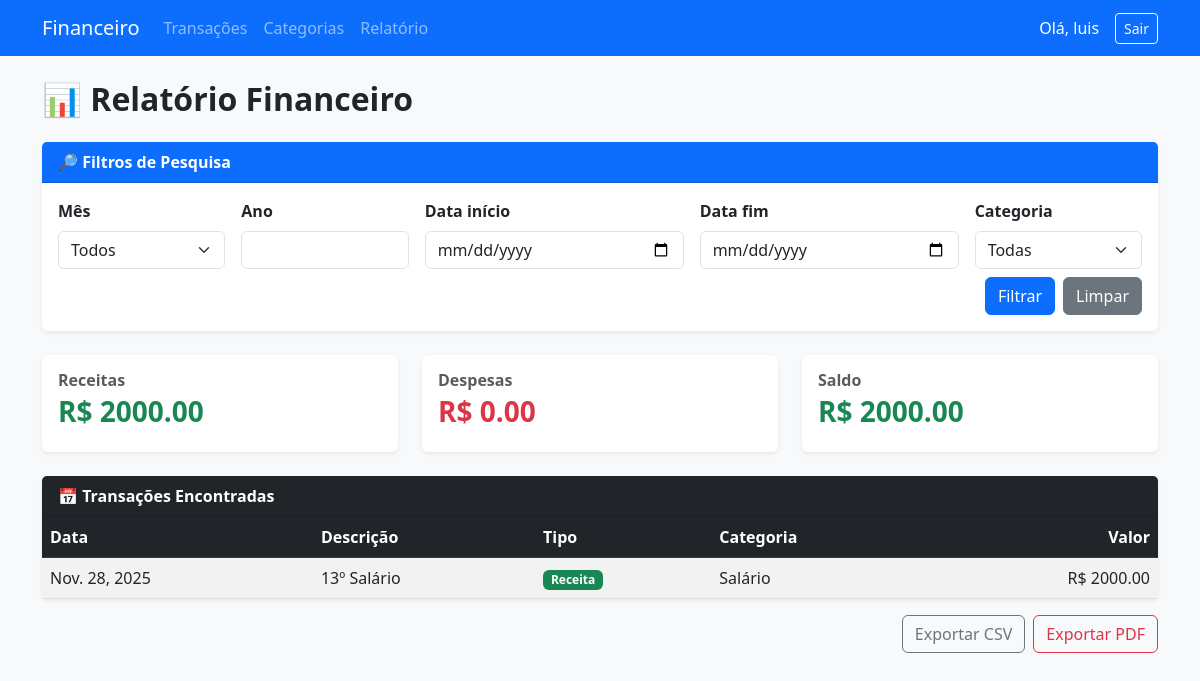
Screenshot of /relatorio/ (signed in) with the database file from the repository.
### transacoes/models.py (models this page shows, shortened)
class Transacao(models.Model):
    TIPO_CHOICES = (
        ("R", "Receita"),
        ("D", "Despesa"),
    )
    descricao = models.CharField(max_length=200)
    valor = models.DecimalField(max_digits=10, decimal_places=2)
    data = models.DateField()
    tipo = models.CharField(max_length=10, choices=TIPO_CHOICES)
    categoria = models.ForeignKey(Categoria, on_delete=models.PROTECT)

### categorias/models.py (models this page shows, shortened)
class Categoria(models.Model):
    STATUS_CHOICES = (
        ("Ativa", "Ativa"),
        ("Inativa", "Inativa"),
        ("Excluída", "Excluída"),
    )
    nome = models.CharField(max_length=100)
    status = models.CharField(max_length=20, choices=STATUS_CHOICES, default="Ativa")

### relatorios/views.py (the view, shortened to what this page needs)
# urls.py: path("relatorio/", include("relatorios.urls")),
@login_required
def relatorio(request):
    transacoes = Transacao.objects.all().order_by("-data")
    mes = request.GET.get("mes")
    ano = request.GET.get("ano")
    data_inicio = request.GET.get("data_inicio") or None
    data_fim = request.GET.get("data_fim") or None
    categoria = request.GET.get("categoria")
    if mes and ano:
        transacoes = transacoes.filter(
            data__month=int(mes),
            data__year=int(ano)
        )
    if data_inicio and data_inicio.strip():
        transacoes = transacoes.filter(data__gte=data_inicio)
    if data_fim and data_fim.strip():
        transacoes = transacoes.filter(data__lte=data_fim)
    if categoria:
        transacoes = transacoes.filter(categoria_id=categoria)
    total_receitas = transacoes.filter(tipo__iexact="R").aggregate(Sum("valor"))['valor__sum'] or 0
    total_despesas = transacoes.filter(tipo__iexact="D").aggregate(Sum("valor"))['valor__sum'] or 0
    saldo = total_receitas - total_despesas
    categorias = Categoria.objects.exclude(status="Excluída")
    return render(request, "relatorios/relatorio.html", {
        "transacoes": transacoes,
        "meses": MESES,
        "categorias": categorias,
        "total_receitas": total_receitas,
        "total_despesas": total_despesas,
        "saldo": saldo
    })

### relatorios/templates/relatorios/relatorio.html (shortened to what this page needs)
{% extends "core/base.html" %}
{% block conteudo %}
<h2 class="mb-4 fw-bold">📊 Relatório Financeiro</h2>
<div class="card shadow-sm border-0 mb-4">
    <div class="card-header bg-primary text-white fw-bold">
        🔎 Filtros de Pesquisa
    </div>
    <div class="card-body">
        <form method="GET" class="row g-3">
            <div class="col-md-2">
                <label class="form-label fw-semibold">Mês</label>
                <select name="mes" class="form-select">
                    <option value="">Todos</option>
                </select>
            </div>
            <div class="col-md-2">
                <label class="form-label fw-semibold">Ano</label>
                <input type="number" name="ano" class="form-control"
                       value="{{ request.GET.ano }}">
            </div>
            <div class="col-md-3">
                <label class="form-label fw-semibold">Data início</label>
                <input type="date" name="data_inicio" class="form-control"
                       value="{{ request.GET.data_inicio }}">
            </div>
            <div class="col-md-3">
                <label class="form-label fw-semibold">Data fim</label>
                <input type="date" name="data_fim" class="form-control"
                       value="{{ request.GET.data_fim }}">
            </div>
            <div class="col-md-2">
                <label class="form-label fw-semibold">Categoria</label>
                <select name="categoria" class="form-select">
                    <option value="">Todas</option>
                </select>
            </div>
            <div class="col-12 d-flex justify-content-end mt-2">
                <button class="btn btn-primary me-2">Filtrar</button>
                <a href="{% url 'relatorio' %}" class="btn btn-secondary">Limpar</a>
            </div>
        </form>
    </div>
</div>
<div class="row mb-4">
    <div class="col-md-4">
        <div class="card shadow-sm border-0 h-100">
            <div class="card-body d-flex justify-content-between align-items-center">
                <div>
                    <h6 class="text-muted mb-1 fw-semibold">Receitas</h6>
                    <h3 class="text-success fw-bold">R$ {{ total_receitas|floatformat:2 }}</h3>
                </div>
            </div>
        </div>
    </div>
    <div class="col-md-4">
        <div class="card shadow-sm border-0 h-100">
            <div class="card-body d-flex justify-content-between align-items-center">
                <div>
                    <h6 class="text-muted mb-1 fw-semibold">Despesas</h6>
                    <h3 class="text-danger fw-bold">R$ {{ total_despesas|floatformat:2 }}</h3>
                </div>
            </div>
        </div>
    </div>
    <div class="col-md-4">
        <div class="card shadow-sm border-0 h-100">
            <div class="card-body d-flex justify-content-between align-items-center">
                <div>
                    <h6 class="text-muted mb-1 fw-semibold">Saldo</h6>
                    <h3 class="fw-bold {% if saldo < 0 %}text-danger{% else %}text-success{% endif %}">
                        R$ {{ saldo|floatformat:2 }}
                    </h3>
                </div>
            </div>
        </div>
    </div>
</div>
<div class="card shadow-sm border-0 mb-3">
    <div class="card-header bg-dark text-white fw-bold">
        📅 Transações Encontradas
    </div>
    <div class="card-body p-0">
        <table class="table table-hover table-striped mb-0">
            <thead class="table-dark">
                <tr>
                    <th>Data</th>
                    <th>Descrição</th>
                    <th>Tipo</th>
                    <th>Categoria</th>
                    <th class="text-end">Valor</th>
                </tr>
            </thead>
            <tbody>
                {% for t in transacoes %}
                <tr>
                    <td>{{ t.data }}</td>
                    <td>{{ t.descricao }}</td>
                    <td>
                        {% if t.tipo == "R" %}
                            <span class="badge bg-success">Receita</span>
                        {% else %}
                            <span class="badge bg-danger">Despesa</span>
                        {% endif %}
                    </td>
                    <td>{{ t.categoria.nome }}</td>
                    <td class="text-end">R$ {{ t.valor|floatformat:2 }}</td>
                </tr>
                {% empty %}
                <tr>
                    <td colspan="5" class="text-center text-muted py-4">
                        Nenhuma transação encontrada.
                    </td>
                </tr>
                {% endfor %}
            </tbody>
        </table>
    </div>
</div>
<div class="d-flex justify-content-end gap-2">
    <a href="?{{ request.GET.urlencode }}&export=csv" class="btn btn-outline-secondary">
        Exportar CSV
    </a>
    <a href="?{{ request.GET.urlencode }}&export=pdf" class="btn btn-outline-danger">
        Exportar PDF
    </a>
</div>
{% endblock %}

### core/templates/core/base.html (shortened to what this page needs)
<!doctype html>
<html lang="pt-br">
<head>
    <link href="https://cdn.jsdelivr.net/npm/bootstrap@5.3.0/dist/css/bootstrap.min.css" rel="stylesheet">
</head>
<body class="bg-light">
    <nav class="navbar navbar-expand-lg navbar-dark bg-primary mb-4">
        <div class="container">
            <a class="navbar-brand" href="/">Financeiro</a>
            <div class="collapse navbar-collapse" id="menuPrincipal">
                {% if user.is_authenticated %}
                <ul class="navbar-nav me-auto">
                    <li class="nav-item">
                        <a class="nav-link" href="{% url 'listar_transacoes' %}">Transações</a>
                    </li>
                    <li class="nav-item">
                        <a class="nav-link" href="{% url 'listar_categorias' %}">Categorias</a>
                    </li>
                    <li class="nav-item">
                        <a class="nav-link" href="{% url 'relatorio' %}">Relatório</a>
                    </li>
                </ul>
                {% endif %}
                <div class="d-flex align-items-center">
                    {% if user.is_authenticated %}
                    <span class="text-white me-3">Olá, {{ user.username }}</span>
                    <form action="{% url 'logout' %}" method="POST">
                        <button type="submit" class="btn btn-outline-light btn-sm">Sair</button>
                    </form>
                    {% else %}
                    <a class="btn btn-light" href="{% url 'login' %}">Entrar</a>
                    {% endif %}
                </div>
            </div>
        </div>
    </nav>
    <div class="container">
        {% block conteudo %}{% endblock %}
    </div>
</body>
</html>

### rows the page displays
Transacao: data "Nov. 28, 2025", descricao "13º Salário", tipo "Receita", categoria.nome "Salário", valor "2000.00"

### other values shown
{{ user.username }} "luis"
{{ total_receitas|floatformat:2 }} "2000.00"
{{ total_despesas|floatformat:2 }} "0.00"
{{ saldo|floatformat:2 }} "2000.00"
